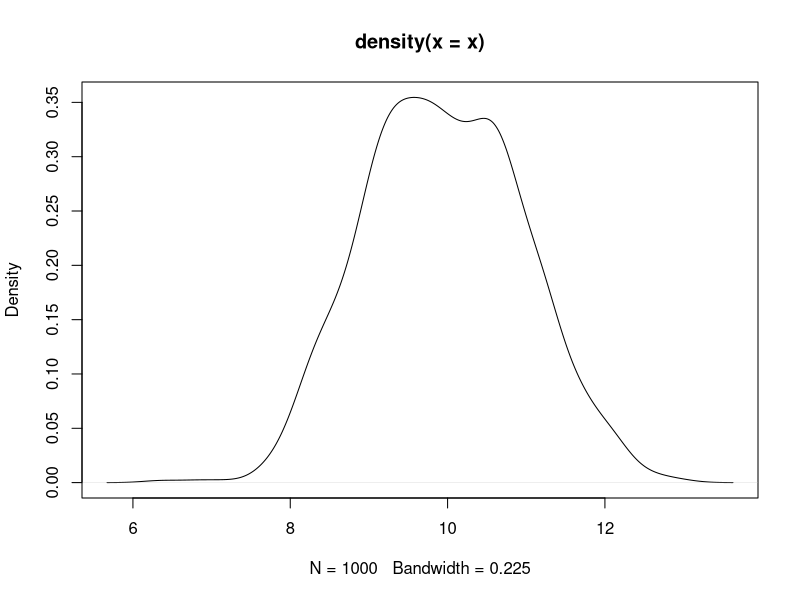

Here is the R script that generated this plot:
## ---- chunk 1
knitr::opts_chunk$set(echo = TRUE)
## ---- chunk 2
#summary(cars)
x <- rnorm(1000) + 10
head(x)
## ---- chunk 3
#plot(pressure)
plot(density(x))
